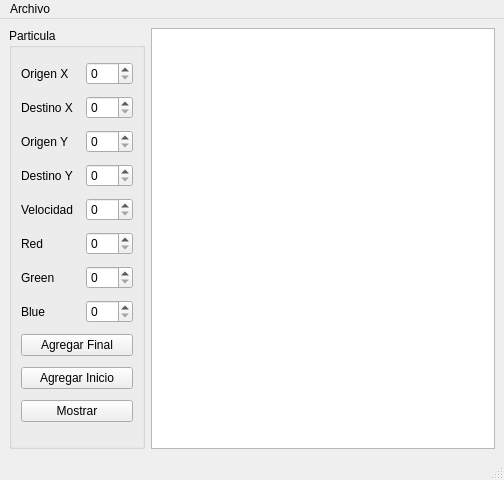
<?xml version="1.0" encoding="UTF-8"?>
<ui version="4.0">
 <class>MainWindow</class>
 <widget class="QMainWindow" name="MainWindow">
  <property name="geometry">
   <rect>
    <x>0</x>
    <y>0</y>
    <width>504</width>
    <height>480</height>
   </rect>
  </property>
  <property name="windowTitle">
   <string>MainWindow</string>
  </property>
  <widget class="QWidget" name="centralwidget">
   <layout class="QGridLayout" name="gridLayout_2">
    <item row="0" column="0">
     <widget class="QGroupBox" name="groupBox">
      <property name="title">
       <string>Particula</string>
      </property>
      <layout class="QGridLayout" name="gridLayout">
       <item row="8" column="0" colspan="3">
        <widget class="QPushButton" name="agregarFinal_pushButton">
         <property name="text">
          <string>Agregar Final</string>
         </property>
        </widget>
       </item>
       <item row="3" column="0">
        <widget class="QLabel" name="label_2">
         <property name="text">
          <string>Destino Y</string>
         </property>
        </widget>
       </item>
       <item row="5" column="2">
        <widget class="QSpinBox" name="red_spinBox">
         <property name="maximum">
          <number>255</number>
         </property>
        </widget>
       </item>
       <item row="6" column="0">
        <widget class="QLabel" name="label_5">
         <property name="text">
          <string>Green</string>
         </property>
        </widget>
       </item>
       <item row="1" column="2">
        <widget class="QSpinBox" name="destinoX_spinBox">
         <property name="maximum">
          <number>500</number>
         </property>
        </widget>
       </item>
       <item row="1" column="0">
        <widget class="QLabel" name="label">
         <property name="text">
          <string>Destino X</string>
         </property>
        </widget>
       </item>
       <item row="4" column="0">
        <widget class="QLabel" name="label_3">
         <property name="text">
          <string>Velocidad</string>
         </property>
        </widget>
       </item>
       <item row="3" column="2">
        <widget class="QSpinBox" name="destinoY_spinBox">
         <property name="maximum">
          <number>500</number>
         </property>
        </widget>
       </item>
       <item row="10" column="0" colspan="3">
        <widget class="QPushButton" name="mostrar_pushButton">
         <property name="text">
          <string>Mostrar</string>
         </property>
        </widget>
       </item>
       <item row="9" column="0" colspan="3">
        <widget class="QPushButton" name="agregarInicio_pushButton">
         <property name="text">
          <string>Agregar Inicio</string>
         </property>
        </widget>
       </item>
       <item row="5" column="0">
        <widget class="QLabel" name="label_4">
         <property name="text">
          <string>Red</string>
         </property>
        </widget>
       </item>
       <item row="4" column="2">
        <widget class="QSpinBox" name="velocidad_spinBox">
         <property name="maximum">
          <number>300</number>
         </property>
        </widget>
       </item>
       <item row="7" column="0">
        <widget class="QLabel" name="label_6">
         <property name="text">
          <string>Blue</string>
         </property>
        </widget>
       </item>
       <item row="0" column="2">
        <widget class="QSpinBox" name="origenX_spinBox"/>
       </item>
       <item row="7" column="2">
        <widget class="QSpinBox" name="blue_spinBox">
         <property name="maximum">
          <number>255</number>
         </property>
        </widget>
       </item>
       <item row="6" column="2">
        <widget class="QSpinBox" name="green_spinBox">
         <property name="maximum">
          <number>255</number>
         </property>
        </widget>
       </item>
       <item row="2" column="2">
        <widget class="QSpinBox" name="origenY_spinBox"/>
       </item>
       <item row="0" column="0">
        <widget class="QLabel" name="label_7">
         <property name="text">
          <string>Origen X</string>
         </property>
        </widget>
       </item>
       <item row="2" column="0">
        <widget class="QLabel" name="label_8">
         <property name="text">
          <string>Origen Y</string>
         </property>
        </widget>
       </item>
      </layout>
     </widget>
    </item>
    <item row="0" column="1">
     <widget class="QPlainTextEdit" name="salida"/>
    </item>
   </layout>
  </widget>
  <widget class="QMenuBar" name="menubar">
   <property name="geometry">
    <rect>
     <x>0</x>
     <y>0</y>
     <width>504</width>
     <height>26</height>
    </rect>
   </property>
   <widget class="QMenu" name="menuArchivo">
    <property name="title">
     <string>Archivo</string>
    </property>
    <addaction name="actionAbrir"/>
    <addaction name="actionGuardar"/>
   </widget>
   <addaction name="menuArchivo"/>
  </widget>
  <widget class="QStatusBar" name="statusbar"/>
  <action name="actionAbrir">
   <property name="text">
    <string>Abrir</string>
   </property>
   <property name="shortcut">
    <string>Ctrl+O</string>
   </property>
  </action>
  <action name="actionGuardar">
   <property name="text">
    <string>Guardar</string>
   </property>
   <property name="shortcut">
    <string>Ctrl+S</string>
   </property>
  </action>
 </widget>
 <resources/>
 <connections/>
</ui>
